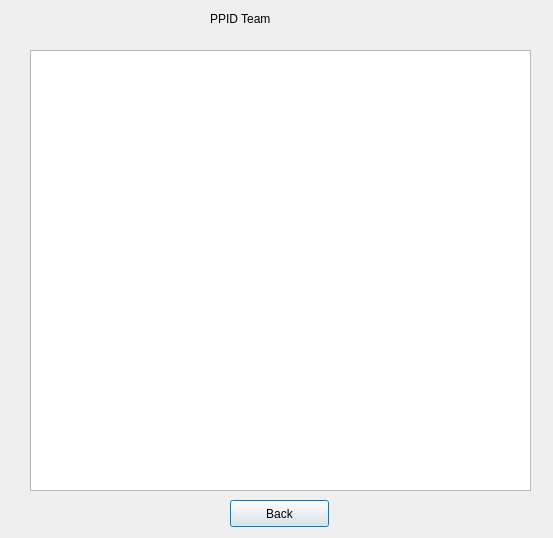
<?xml version="1.0" encoding="UTF-8"?>
<ui version="4.0">
 <class>PPIDwindow</class>
 <widget class="QDialog" name="PPIDwindow">
  <property name="geometry">
   <rect>
    <x>0</x>
    <y>0</y>
    <width>553</width>
    <height>538</height>
   </rect>
  </property>
  <property name="windowTitle">
   <string>Dialog</string>
  </property>
  <widget class="QPushButton" name="back">
   <property name="geometry">
    <rect>
     <x>230</x>
     <y>500</y>
     <width>99</width>
     <height>27</height>
    </rect>
   </property>
   <property name="text">
    <string>Back</string>
   </property>
  </widget>
  <widget class="QLabel" name="label">
   <property name="geometry">
    <rect>
     <x>210</x>
     <y>10</y>
     <width>91</width>
     <height>17</height>
    </rect>
   </property>
   <property name="text">
    <string>PPID Team</string>
   </property>
  </widget>
  <widget class="QTableWidget" name="tableWidget">
   <property name="geometry">
    <rect>
     <x>30</x>
     <y>50</y>
     <width>501</width>
     <height>441</height>
    </rect>
   </property>
  </widget>
 </widget>
 <resources/>
 <connections/>
</ui>
